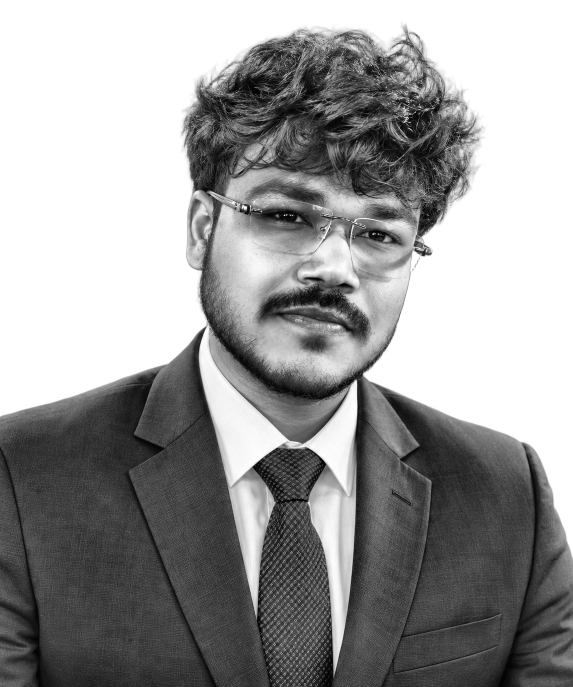
#> input picture assets/source-prepped.png, 1145 x 1374 px (shown at 1/2 size)
$ python make_ascii_svg.py
#> lines starting #> are read from the running program, lines starting #| are printed output that depends on the picture; after the words box and inside, x2 and y2 are one past the last pixel; in counts of white or black regions, pixels touching at a corner belong together
from pathlib import Path
from PIL import Image, ImageEnhance
import html


# ============================================================
# PATHS
# ============================================================

ROOT = Path(__file__).resolve().parent.parent

INPUT_FILE = ROOT / "assets" / "source-prepped.png"
OUTPUT_FILE = ROOT / "arghya-ascii.svg"


# ============================================================
# ASCII SETTINGS
# ============================================================

# Bright -> dark
RAMP = " .:-=+*#%@"

CHAR_WIDTH = 120
CHAR_ASPECT = 0.48

FONT_SIZE = 8

TEXT_COLOR = "#d0d7de"
BACKGROUND_COLOR = "#0d1117"


# ============================================================
# ANIMATION
# ============================================================

ROW_DELAY = 0.035
ROW_DURATION = 0.45


# ============================================================
# LOAD IMAGE
# ============================================================

if not INPUT_FILE.exists():
    raise FileNotFoundError(
        f"Could not find: {INPUT_FILE}"
    )

image = Image.open(INPUT_FILE).convert("L")
#> image is the input picture: PIL image 1145x1374 L; min 0, max 255, mean 154.5

print("Loaded image:", image.size)
#| Loaded image: (1145, 1374)


# ============================================================
# FIND THE SUBJECT
# ============================================================

# Since prep_photo.py placed the person on a white
# background, we can find the non-white area ourselves.

threshold = 235

mask = image.point(
    lambda pixel: 255 if pixel < threshold else 0
)
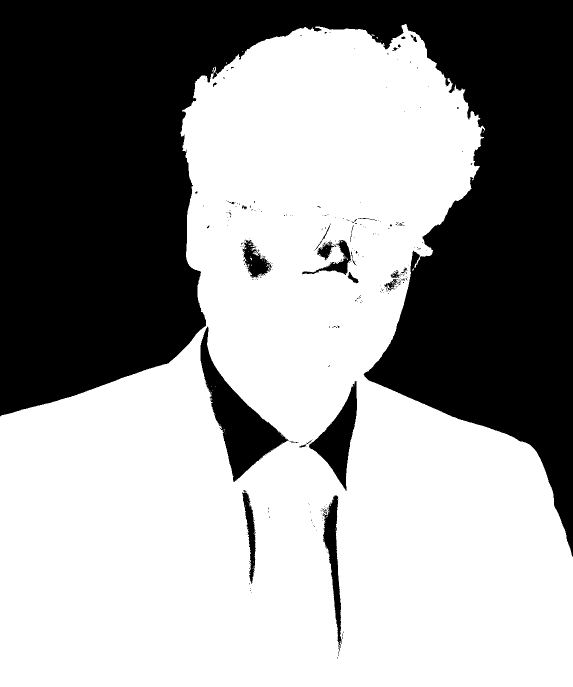
#> mask: PIL image 1145x1374 L (shown at 1/2 size); 60.2% white; 259 black regions (232 under 20 px), largest, box (x1, y1, x2, y2) and area: (0, 0, 1145, 1113) 588414, (401, 653, 579, 964) 16670, (618, 762, 714, 982) 7955

bbox = mask.getbbox()
#> bbox = (0, 48, 1145, 1374)


if bbox:

    left, top, right, bottom = bbox
#> left = 0; top = 48; right = 1145; bottom = 1374

    print(
        f"Subject detected: "
        f"left={left}, top={top}, "
        f"right={right}, bottom={bottom}"
    )
#| Subject detected: left=0, top=48, right=1145, bottom=1374

    subject_width = right - left
#> subject_width = 1145
    subject_height = bottom - top
#> subject_height = 1326

    # Add a little space around the subject.
    margin_x = int(subject_width * 0.08)
#> margin_x = 91
    margin_top = int(subject_height * 0.04)
#> margin_top = 53

    left = max(0, left - margin_x)
    right = min(
        image.width,
        right + margin_x
    )

    top = max(0, top - margin_top)
#> top = 0

    # IMPORTANT:
    # Keep only the upper portion of the detected subject.
    #
    # This prevents the shirt/body from dominating
    # the ASCII portrait.

    bottom = min(
        image.height,
        top + int(subject_height * 0.82)
    )
#> bottom = 1087

    image = image.crop(
        (left, top, right, bottom)
    )
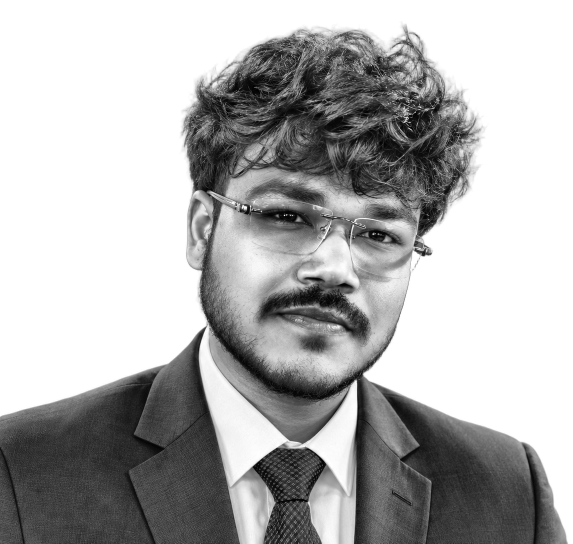
#> image: PIL image 1145x1087 L (shown at 1/2 size); min 0, max 255, mean 176.8

else:

    print(
        "WARNING: Subject could not be detected."
    )

    print(
        "Using the complete image."
    )


# ============================================================
# CONTRAST
# ============================================================

image = ImageEnhance.Contrast(
    image
).enhance(1.45)
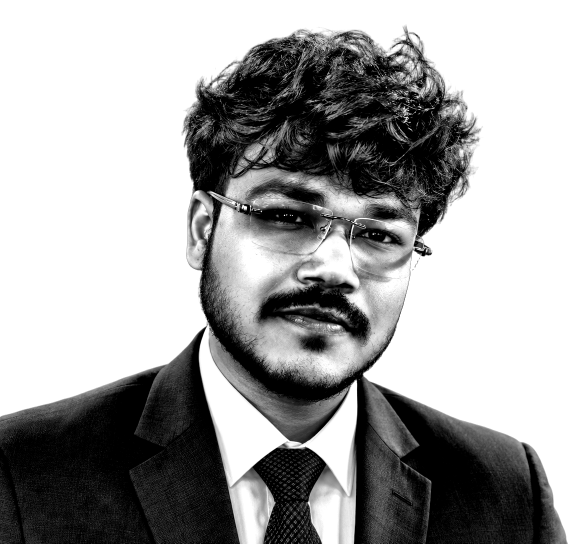
#> image: PIL image 1145x1087 L (shown at 1/2 size); min 0, max 255, mean 162.7

image = ImageEnhance.Sharpness(
    image
).enhance(1.5)


# ============================================================
# RESIZE TO ASCII GRID
# ============================================================

original_width, original_height = image.size
#> original_width = 1145; original_height = 1087

char_height = max(
    1,
    int(
        CHAR_WIDTH
        * original_height
        / original_width
        * CHAR_ASPECT
    )
)
#> char_height = 54

image = image.resize(
    (CHAR_WIDTH, char_height),
    Image.Resampling.LANCZOS
)
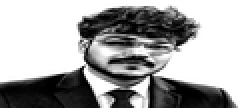
#> image: PIL image 120x54 L (shown 2 times larger); min 0, max 255, mean 162.7

print(
    f"ASCII grid: "
    f"{CHAR_WIDTH} x {char_height}"
)
#| ASCII grid: 120 x 54


# ============================================================
# PIXELS -> ASCII
# ============================================================

pixels = list(image.getdata())
#> pixels = 6480 values, max 255 at index 0, min 0 at index 904, mean 162.7

rows = []

for y in range(char_height):

    row = []

    for x in range(CHAR_WIDTH):

        brightness = pixels[
            y * CHAR_WIDTH + x
        ]

        # Dark pixel = dense character
        # Bright pixel = sparse character

        index = int(
            (255 - brightness)
            / 255
            * (len(RAMP) - 1)
        )

        index = max(
            0,
            min(index, len(RAMP) - 1)
        )

        row.append(
            RAMP[index]
        )

    rows.append(
        "".join(row)
    )
#> after the loop, rows = 54 items


# ============================================================
# SVG DIMENSIONS
# ============================================================

line_height = FONT_SIZE * 1.35

svg_width = (
    CHAR_WIDTH
    * FONT_SIZE
    * 0.62
)

svg_height = (
    char_height * line_height
    + 20
)
#> svg_height = 603.2


# ============================================================
# CREATE SVG
# ============================================================

svg = []

svg.append(
    f'''<svg
xmlns="http://www.w3.org/2000/svg"
width="{svg_width:.0f}"
height="{svg_height:.0f}"
viewBox="0 0 {svg_width:.0f} {svg_height:.0f}">

<rect
width="100%"
height="100%"
fill="{BACKGROUND_COLOR}"/>

<style>

.ascii-row {{
    font-family:
        "Cascadia Mono",
        "Consolas",
        "Liberation Mono",
        monospace;

    font-size: {FONT_SIZE}px;

    fill: {TEXT_COLOR};

    white-space: pre;

    opacity: 0;

    animation:
        typeRow
        {ROW_DURATION}s
        ease-out
        forwards;
}}

@keyframes typeRow {{

    from {{
        opacity: 0;
        transform: translateX(-8px);
    }}

    to {{
        opacity: 1;
        transform: translateX(0);
    }}

}}

</style>
'''
)


# ============================================================
# ADD ASCII ROWS
# ============================================================

for row_index, row in enumerate(rows):

    y = (
        14
        + row_index * line_height
    )

    delay = (
        row_index * ROW_DELAY
    )

    svg.append(
        f'''
<text
x="8"
y="{y:.2f}"
class="ascii-row"
style="animation-delay:{delay:.3f}s">
{html.escape(row)}
</text>
'''
    )
#> this loop made 54 passes
#> (y, delay) on passes 1 to 12: (14, 0), (24.8, 0.035), (35.6, 0.07), (46.4, 0.105), (57.2, 0.14), (68, 0.175), (78.8, 0.21), (89.6, 0.245), (100.4, 0.28), (111.2, 0.315), (122, 0.35), (132.8, 0.385)
#> after the loop, svg = 55 items


# ============================================================
# CLOSE SVG
# ============================================================

svg.append("</svg>")


# ============================================================
# SAVE
# ============================================================

OUTPUT_FILE.write_text(
    "".join(svg),
    encoding="utf-8"
)


print()
print("----------------------------------------")
print("ASCII SVG CREATED")
print("----------------------------------------")
print(f"Output: {OUTPUT_FILE}")
print("----------------------------------------")

$ run again, with assets/profile.jpg saved as assets/source-prepped.png
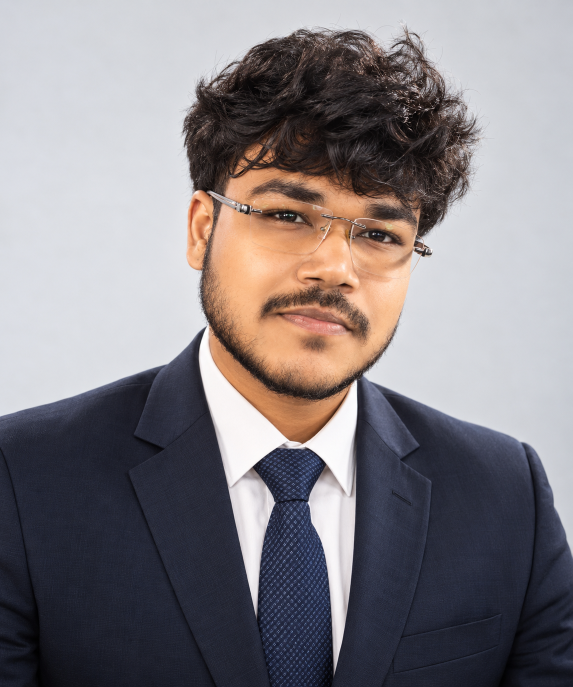
#> input picture assets/profile.jpg, 1145 x 1374 px (shown at 1/2 size)
#| Loaded image: (1145, 1374)
#> `mask = image.point( lambda pixel: 255 if pixel < threshold else 0 )`:
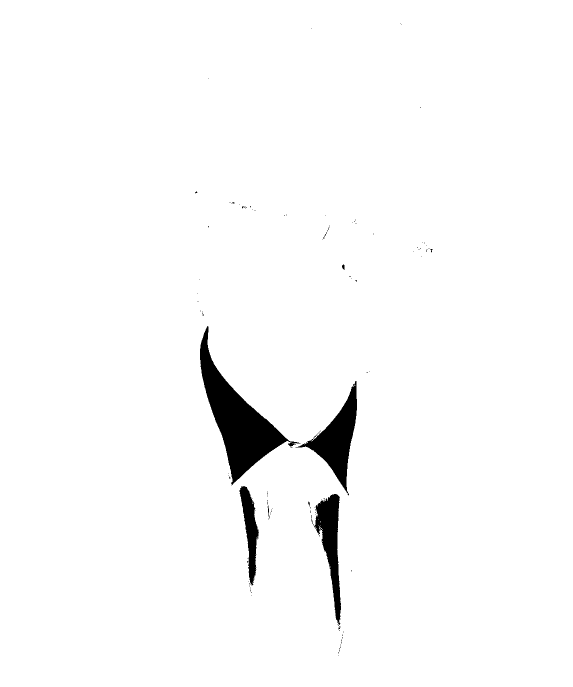
#> mask: PIL image 1145x1374 L (shown at 1/2 size); 97.7% white; 121 black regions (115 under 20 px), largest, box (x1, y1, x2, y2) and area: (400, 652, 601, 971) 18084, (591, 762, 714, 991) 8573, (623, 988, 682, 1251) 6222, (479, 972, 518, 1171) 3501, (684, 529, 689, 540) 40, (535, 1012, 540, 1039) 39
#> bbox = (0, 0, 1145, 1374)
#> `left, top, right, bottom = bbox`: left = 0; right = 1145; bottom = 1374
#| Subject detected: left=0, top=0, right=1145, bottom=1374
#> subject_width = 1145
#> subject_height = 1374
#> margin_x = 91
#> margin_top = 54
#> `bottom = min( image.height, top + int(subject_height * 0.82) )`: bottom = 1126
#> `image = image.resize( (CHAR_WIDTH, char_height), Image.Resampling.LANC..`:
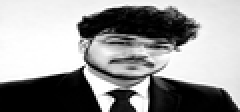
#> image: PIL image 120x56 L (shown 2 times larger); min 0, max 255, mean 150.1
#| ASCII grid: 120 x 56
#> pixels = 6720 values, max 255 at index 299, min 0 at index 655, mean 150.1
#> after the loop `for y in range(char_height):`: rows = 56 items
#> the loop `for row_index, row in enumerate(rows): ` made 56 passes
#> (y, delay) on passes 1 to 8: (14, 0), (24.8, 0.035), (35.6, 0.07), (46.4, 0.105), (57.2, 0.14), (68, 0.175), (78.8, 0.21), (89.6, 0.245)
#> after the loop `for row_index, row in enumerate(rows):`: svg = 57 items
